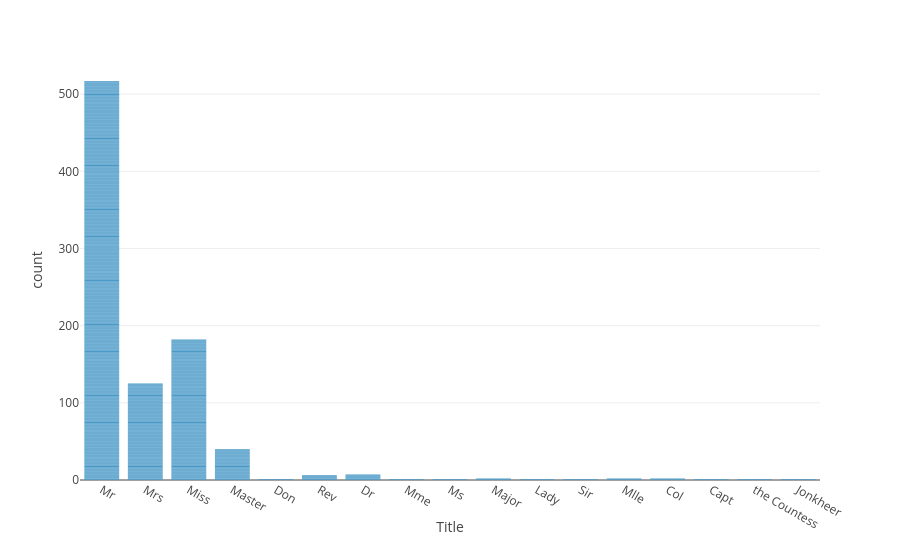

Source (notebook cell):
### Code cell
px.bar(data, 'Title')

### Figure 1 — Plotly figure (JSON) as saved in the notebook; plotly's stock layout.template omitted (floating-point values rounded to 4 significant figures; data arrays with more than 128 entries replaced by an {"elided": "..."} marker saying what was removed)
{"data": [{"hovertemplate": "Title=%{x}<br>count=%{y}<extra></extra>", "legendgroup": "", "marker": {"color": "#4B9AC7", "pattern": {"shape": ""}}, "name": "", "orientation": "v", "showlegend": false, "textposition": "auto", "type": "bar", "x": {"elided": "891 str values"}, "xaxis": "x", "y": {"elided": "891 int values"}, "yaxis": "y"}], "layout": {"barmode": "relative", "legend": {"tracegroupgap": 0}, "margin": {"t": 60}, "xaxis": {"anchor": "y", "domain": [0, 1], "title": {"text": "Title"}}, "yaxis": {"anchor": "x", "domain": [0, 1], "title": {"text": "count"}}}}
